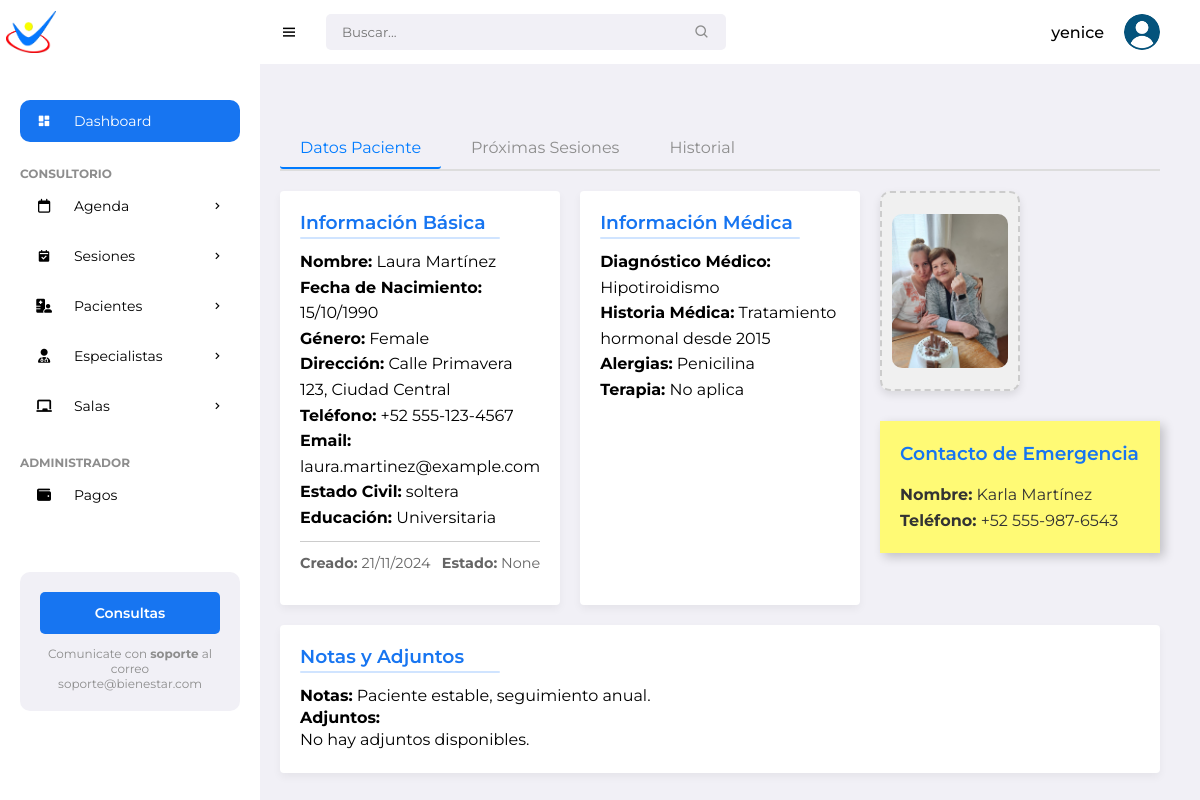
/patient/1/schedule/ (signed in), run on the app's committed database.
### pacientes/models.py (models this page shows, shortened)
class Patient(models.Model):
    name = models.CharField(max_length=100)
    surname = models.CharField(max_length=100)
    date_of_birth = models.DateField()
    gender = models.CharField(max_length=10, choices=[('M','Male'), ('F','Female')])
    address = models.CharField(max_length=255)
    phone_number = models.CharField(max_length=20)
    email = models.EmailField()
    cost_session = models.DecimalField(max_digits=10, decimal_places=2, default=0)
    photo = models.ImageField(upload_to='patient_photos/', blank=True, null=True)
    marital_status = models.CharField(max_length=20)
    medical_diagnosis = models.TextField()
    attachments = models.FileField(upload_to='patient_attachments/', blank=True, null=True)
    therapy = models.CharField(max_length=100)
    education = models.CharField(max_length=100, default='No especificado')
    therapist = models.ForeignKey(Specialist, on_delete=models.SET_NULL, null=True, related_name='patients')
    medical_history = models.TextField(blank=True, null=True)
    allergies = models.CharField(max_length=255, blank=True)  # Changed from TextField
    emergency_contact_name = models.CharField(max_length=100)
    emergency_contact_phone = models.CharField(max_length=20)  # Updated length
    notes = models.TextField(blank=True)
    created_date = models.DateTimeField(auto_now_add=True)
    status = models.CharField(max_length=50, choices=[
        ('Active', 'Active'),
        ('Discharged', 'Discharged'),
        ('Suspended', 'Suspended')
    ], blank=True,
        null=True)

### pacientes/views.py (the view)
# urls.py: path('patient/<int:patient_id>/schedule/', views.patient_schedule, name='patient_schedule'),
@login_required
def patient_schedule(request, patient_id):
    patient = get_object_or_404(Patient, id=patient_id)
    pending_sessions = Session.objects.filter(patient=patient, status="Pendiente").order_by('date', 'time')
    completed_sessions = Session.objects.filter(patient=patient, status="Realizada").order_by('-date', '-time')
    specialists = Specialist.objects.all()
    rooms = Room.objects.all()
    if request.method == 'POST':
        form = SessionForm(request.POST, request.FILES)
        if form.is_valid():
            session = form.save(commit=False)
            session.patient = patient
            session.save()
            return redirect('patient_schedule', patient_id=patient.id)
    else:
        form = SessionForm(initial={'patient': patient})
    return render(request, 'pacientes/patient/patient_schedule.html', {
        'patient': patient,
        'pending_sessions': pending_sessions,  # Sesiones pendientes
        'completed_sessions': completed_sessions,  # Sesiones realizadas
        'form': form,  # Formulario para agregar sesión
        'specialists': specialists,
        'rooms': rooms,
    })

### pacientes/templates/pacientes/patient/patient_schedule.html (shortened to what this page needs)
{% extends "pacientes/base/base.html" %}
{% block left_content %}
<div class="tabs-container">
    <div class="tabs-buttons">
        <button class="tab-button active" data-tab="datos">Datos Paciente</button>
        <button class="tab-button" data-tab="proximas">Próximas Sesiones</button>
        <button class="tab-button" data-tab="historial">Historial</button>
    </div>
    <div class="tabs-content">
        <div class="tab-content active" id="datos">
            <div class="patient-details">
                <div class="patient-info">
                    <h3>Información Básica</h3>
                    <p><strong>Nombre:</strong> {{ patient.name }} {{ patient.surname }}</p>
                    <p><strong>Fecha de Nacimiento:</strong> {{ patient.date_of_birth|date:"d/m/Y" }}</p>
                    <p><strong>Género:</strong> {{ patient.get_gender_display }}</p>
                    <p><strong>Dirección:</strong> {{ patient.address }}</p>
                    <p><strong>Teléfono:</strong> {{ patient.phone_number }}</p>
                    <p><strong>Email:</strong> {{ patient.email }}</p>
                    <p><strong>Estado Civil:</strong> {{ patient.marital_status }}</p>
                    <p><strong>Educación:</strong> {{ patient.education|default:"Sin información" }}</p>
                    <div class="additional-info-row">
                        <p class="created"><strong>Creado: </strong>{{ patient.created_date|date:"d/m/Y" }}</p>
                        <p class="status"><strong>Estado:</strong> {{ patient.status }}</p>
                    </div>
                </div>
                <div class="medical-info">
                    <h3>Información Médica</h3>
                    <p><strong>Diagnóstico Médico:</strong> {{ patient.medical_diagnosis|default:"Sin información" }}</p>
                    <p><strong>Historia Médica:</strong> {{ patient.medical_history|default:"Sin información" }}</p>
                    <p><strong>Alergias:</strong> {{ patient.allergies|default:"Sin alergias registradas" }}</p>
                    <p><strong>Terapia:</strong> {{ patient.therapy }}</p>
                </div>
                <div class="photo-and-contact">
                    <div class="patient-photo">
                        {% if patient.photo %}
                        <img src="{{ patient.photo.url }}" alt="{{ patient.name }} {{ patient.surname }}" class="photo">
                        {% else %}
                        <img src="/static/img/default-avatar.png" alt="Foto de perfil" class="photo">
                        {% endif %}
                    </div>
                    <div class="post-it">
                        <h3>Contacto de Emergencia</h3>
                        <p><strong>Nombre:</strong> {{ patient.emergency_contact_name }}</p>
                        <p><strong>Teléfono:</strong> {{ patient.emergency_contact_phone }}</p>
                    </div>
                </div>
                <div class="additional-info">
                    <h3>Notas y Adjuntos</h3>
                    <p><strong>Notas:</strong> {{ patient.notes|default:"Sin notas adicionales" }}</p>
                    <div class="attachments">
                        <strong>Adjuntos:</strong>
                        {% if patient.attachments %}
                            <ul>
                                {% for attachment in patient.attachments.all %}
                                    <li><a href="{{ attachment.file.url }}" target="_blank">{{ attachment.name }}</a></li>
                                {% endfor %}
                            </ul>
                        {% else %}
                            <p>No hay adjuntos disponibles.</p>
                        {% endif %}
                    </div>
                </div>
            </div>
        </div>
    </div>
</div>
{% endblock %}

### pacientes/templates/pacientes/base/base.html (shortened to what this page needs)
{% load static %}
<!DOCTYPE html>
<html lang="en">
<head>
	<link href='https://unpkg.com/boxicons@2.0.9/css/boxicons.min.css' rel='stylesheet'>
	<link rel="stylesheet" href="https://cdnjs.cloudflare.com/ajax/libs/font-awesome/6.5.2/css/all.min.css">
	<link rel="stylesheet" href="{% static 'pacientes/css/styles.css' %}">
</head>
<body>
		<section id="sidebar">
			<a href="#" class="brand"><img src="{% static 'pacientes/images/min_logo.png' %}" alt="" style="width: 50px;"></a>
			<ul class="side-menu">
				<li><a href="#" class="active"><i class='bx bxs-dashboard icon' ></i> Dashboard</a></li>
				<li class="divider" data-text="Consultorio"></li>
				<li>
					<a href="{% url 'calendar' %}"><i class="fa-regular fa-calendar icon"></i>Agenda <i class='bx bx-chevron-right icon-right' ></i></a>
				</li>
				<li>
					<a href="{% url 'reservation_list' %}">
						<i class='bx bxs-calendar-check icon'></i> Sesiones
						<i class='bx bx-chevron-right icon-right'></i>
					</a>
				</li>
				<li>
					<a href="#"><i class="fa-solid fa-hospital-user icon"></i> Pacientes <i class='bx bx-chevron-right icon-right' ></i></a>
				</li>
				<li>
					<a href="#">
						<i class="fa-solid fa-user-doctor icon"></i> Especialistas
						<i class='bx bx-chevron-right icon-right'></i>
					</a>
				</li>
				<li>
			<a href="#">
				<i class="fas fa-chalkboard icon"></i> Salas
			<i class='bx bx-chevron-right icon-right'></i>
			</a>
	       </li>
			<li class="divider" data-text="Administrador"></li>
			<li><a href="{% url 'payment_list' %}"><i class="fa-solid fa-wallet icon"></i> Pagos</a></li>
		</ul>
			<div class="ads">
				<div class="wrapper">
					<a href="mailto:soporteit@ingenieriaterra.com.ar" class="btn-upgrade">Consultas</a>
					<p>Comunicate con <span>soporte</span> al correo soporte@bienestar.com</p>
				</div>
			</div>
		</section>
	<section id="content">
		<nav>
			<i class='bx bx-menu toggle-sidebar' ></i>
			<form action="#">
				<div class="form-group">
					<input type="text" placeholder="Buscar...">
					<i class='bx bx-search icon' ></i>
				</div>
			</form>
			<div class="profile">
				<span class="username">{{ user.username }}</span>
				<img src="{% static 'pacientes/images/usuario.png' %}" alt="">
			</div>
		</nav>
		<main>
			<div class="content-container">
				<div class="left-column {% block left_column_class %}{% endblock %}">
					{% block left_content %}{% endblock %}
				</div>
			</div>
		</main>
</body>
</html>

### data on the page
Patient: name "Laura", surname "Martínez", date_of_birth "15/10/1990", gender "Female", address "Calle Primavera 123, Ciudad Central", phone_number "+52 555-123-4567", email "laura.martinez@example.com", marital_status "soltera", education "Universitaria", created_date "21/11/2024", status "None", medical_diagnosis "Hipotiroidismo", medical_history "Tratamiento hormonal desde 2015", allergies "Penicilina", therapy "No aplica", photo (picture), emergency_contact_name "Karla Martínez", emergency_contact_phone "+52 555-987-6543", notes "Paciente estable, seguimiento anual."

### other printed values
{{ user.username }} "yenice"
